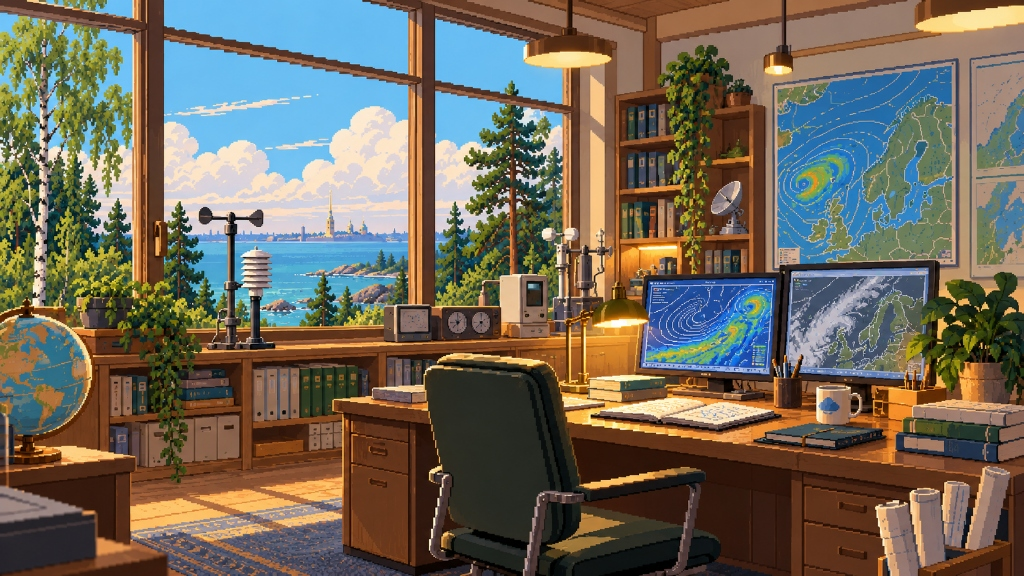
#> input picture design/pixel-art/references/master_26063/ref_office_interior_panoramic.jpg, 1024 x 576 px
$ python build_master_dataset.py
#> lines starting #> are read from the running program, lines starting #| are printed output that depends on the picture
#!/usr/bin/env python3
"""Builds the master high-fidelity training dataset from user-provided canonical reference art.
Extracts semantic crops, portraits, equipment, interiors, and atmospheric weather scenes
with detailed Russian synoptic school captions.
"""
from __future__ import annotations

import os
from pathlib import Path
from PIL import Image

REPO_ROOT = Path(__file__).resolve().parents[3]
REF_DIR = REPO_ROOT / "design/pixel-art/references/master_26063"
OUT_DIR = REPO_ROOT / "datasets/master_style_lora"


def build_dataset() -> list[tuple[str, Image.Image, str]]:
    OUT_DIR.mkdir(parents=True, exist_ok=True)
    samples: list[tuple[str, Image.Image, str]] = []

    # 1. Office Interior
    p1 = REF_DIR / "ref_office_interior_panoramic.jpg"
    if p1.is_file():
        img1 = Image.open(p1)
#> img1 is the input picture: PIL image 1024x576 RGB; mean R, G, B 111.9, 104.5, 90.5
        samples.append((
            "office_interior_full",
            img1.resize((512, 288), Image.Resampling.LANCZOS),
            "<26063_pixel_style>, synoptic office interior, panoramic window overlooking Gulf of Finland, St Petersburg skyline in distance, wooden workstation desk, dual computer monitors displaying isobar weather maps and satellite cloud loops, meteorological barometers and anemometers, cozy warm lighting, birch and pine trees outside, modern high quality pixel art"
        ))
        samples.append((
            "office_desk_monitors",
            img1.crop((550, 200, 1024, 576)).resize((512, 512), Image.Resampling.LANCZOS),
            "<26063_pixel_style>, synoptic workstation desk, dual monitor setup displaying Russian synoptic surface charts with blue and red isobars and satellite meteorology, open weather journal logbook, coffee mug, green desk lamp, indoor plants, detailed pixel art interior"
        ))
        samples.append((
            "office_window_instruments",
            img1.crop((100, 50, 600, 550)).resize((512, 512), Image.Resampling.LANCZOS),
            "<26063_pixel_style>, meteorological instruments on window sill, anemometer, thermometer shelter model, barometer, view of Gulf of Finland and Peter and Paul fortress spire across water, birch and pine branches, fluffy cumulus clouds, peaceful northern summer atmosphere, crisp pixel art"
        ))
        samples.append((
            "office_synoptic_map_wall",
            img1.crop((700, 50, 1000, 350)).resize((512, 512), Image.Resampling.LANCZOS),
            "<26063_pixel_style>, wall-mounted synoptic meteorology charts, northern Europe weather cyclone and anticyclone isobar maps, bookshelf with atmospheric science books, warm hanging lamp, cozy synoptics room pixel art"
        ))

    # 2. Campus Exterior Summer
    p2 = REF_DIR / "ref_campus_exterior_radar_summer.jpg"
    if p2.is_file():
        img2 = Image.open(p2)
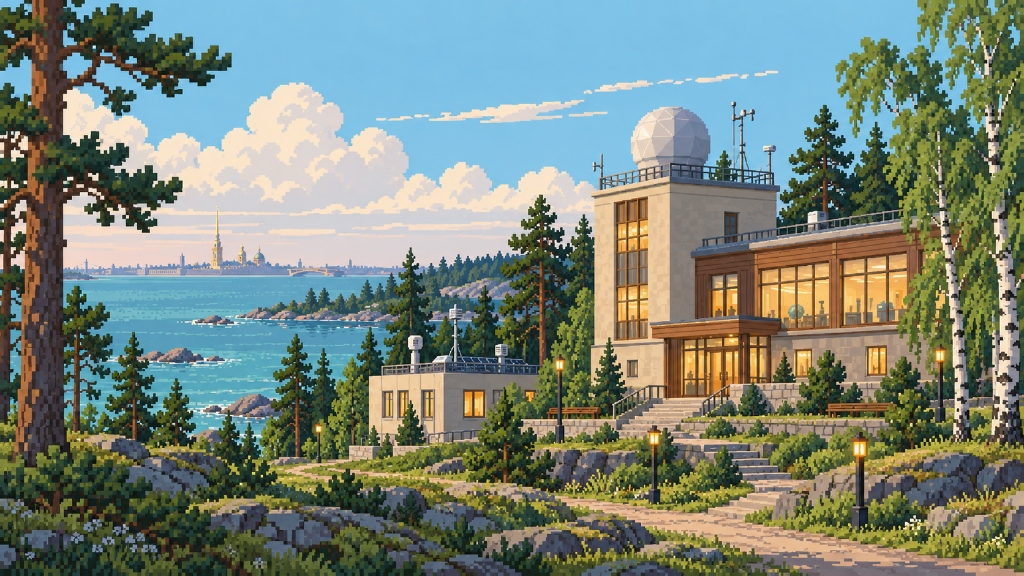
#> input picture design/pixel-art/references/master_26063/ref_campus_exterior_radar_summer.jpg, 1024 x 576 px
#> img2 is the input picture: PIL image 1024x576 RGB; mean R, G, B 121.5, 134.2, 122.7
        samples.append((
            "campus_exterior_full",
            img2.resize((512, 288), Image.Resampling.LANCZOS),
            "<26063_pixel_style>, scientific meteorological station campus on rocky granite shore of Gulf of Finland, weather radar tower with white spherical radome, modern ochre facade building, large illuminated windows, stone staircase, lanterns, pine and birch forest, low horizon with St Petersburg silhouette, pixel art landscape"
        ))
        samples.append((
            "campus_radar_tower",
            img2.crop((550, 100, 1000, 550)).resize((512, 512), Image.Resampling.LANCZOS),
            "<26063_pixel_style>, weather radar tower building, spherical white radome dome, meteorological anemometer mast, ochre and concrete building, large warm glowing windows, granite stone stairs and retaining wall, birch trees, clear northern summer day, detailed pixel art building"
        ))
        samples.append((
            "campus_coastal_path",
            img2.crop((0, 150, 550, 576)).resize((512, 512), Image.Resampling.LANCZOS),
            "<26063_pixel_style>, granite rocky coastline, walking path on shore of Gulf of Finland, northern pine trees, boulders with green moss, warm lantern post, blue sea water, distant coastal buildings, sunny day, pixel art nature"
        ))

    # 3. Stormy Autumn Station
    p3 = REF_DIR / "ref_station_storm_autumn.jpg"
    if p3.is_file():
        img3 = Image.open(p3)
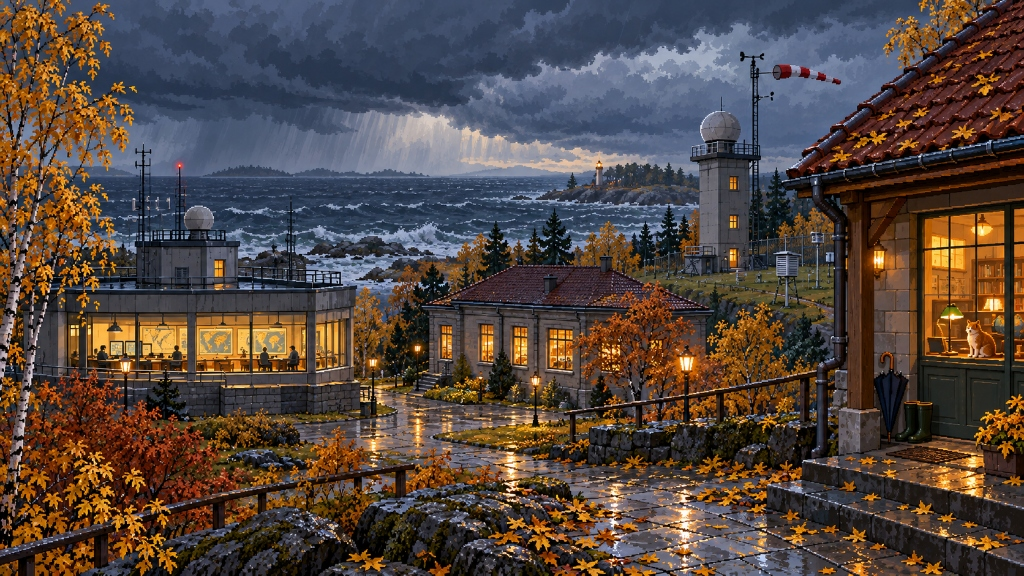
#> input picture design/pixel-art/references/master_26063/ref_station_storm_autumn.jpg, 1024 x 576 px
#> img3 is the input picture: PIL image 1024x576 RGB; mean R, G, B 83.6, 70.6, 64.7
        samples.append((
            "station_storm_autumn_full",
            img3.resize((512, 288), Image.Resampling.LANCZOS),
            "<26063_pixel_style>, stormy autumn evening at coastal meteorological post, dark overcast cumulonimbus clouds, rain squall over rough sea waves, circular glass observation rotunda with warm light and working synopticians, cottage with red tile roof, orange autumn maple leaves on wet stone pavement, striped windsock, radar tower, lighthouse, moody atmospheric pixel art"
        ))
        samples.append((
            "station_observation_rotunda",
            img3.crop((40, 200, 420, 576)).resize((512, 512), Image.Resampling.LANCZOS),
            "<26063_pixel_style>, circular meteorological observation rotunda, panoramic glass bay window, warm interior light, observers analyzing synoptic charts, flat roof with weather radar dome and radio antennas, granite foundation, rough sea with foam in background, golden autumn foliage, pixel art"
        ))
        samples.append((
            "station_autumn_cottage_pavement",
            img3.crop((500, 150, 1024, 576)).resize((512, 512), Image.Resampling.LANCZOS),
            "<26063_pixel_style>, cozy weather station house, red clay tile roof, warm window with ginger cat looking outside, green entrance door with umbrella and rubber boots, fallen golden autumn leaves on wet reflective stone tiles, lantern light, stormy sky, detailed pixel art"
        ))
        samples.append((
            "station_sea_lighthouse_storm",
            img3.crop((350, 200, 800, 500)).resize((512, 512), Image.Resampling.LANCZOS),
            "<26063_pixel_style>, coastal lighthouse on rocky promontory in stormy sea, meteorological radar tower, windsock fluttering in high wind, breaking ocean waves with foam, dark storm clouds, autumn birch trees, pixel art scenery"
        ))

    # 4. Meteo Playground Summer
    p4 = REF_DIR / "ref_meteo_playground_summer.jpg"
    if p4.is_file():
        img4 = Image.open(p4)
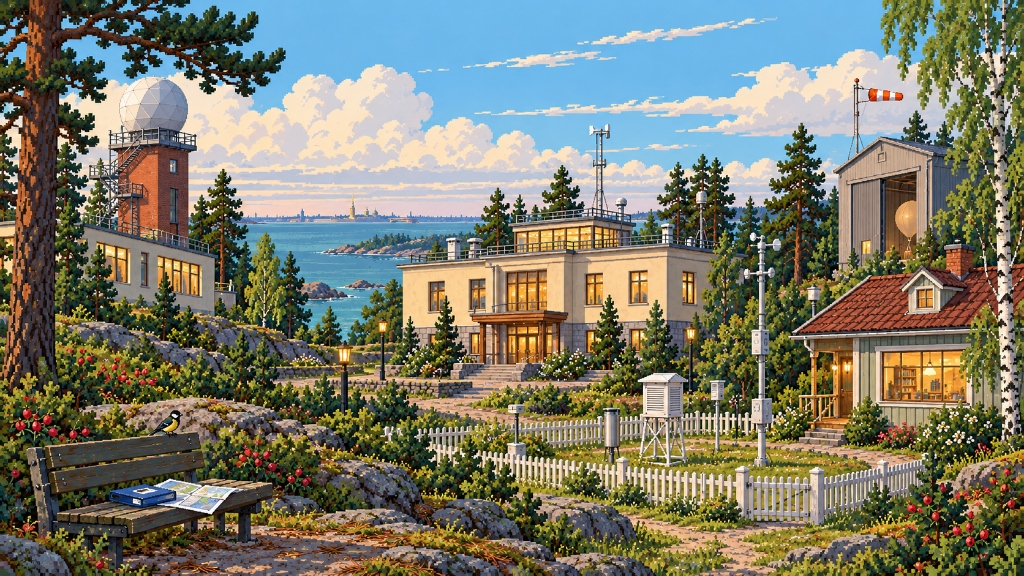
#> input picture design/pixel-art/references/master_26063/ref_meteo_playground_summer.jpg, 1024 x 576 px
#> img4 is the input picture: PIL image 1024x576 RGB; mean R, G, B 123.1, 123.7, 108
        samples.append((
            "meteo_playground_full",
            img4.resize((512, 288), Image.Resampling.LANCZOS),
            "<26063_pixel_style>, standard Russian meteorological observation field, meteoploshchadka, white psychrometric louvered shelter будка Селянинова, Tretyakov precipitation gauge осадкомер Третьякова, Wild wind vane mast, white picket fence, synoptic campus main building with radar tower and aerological sounding balloon hangar in background, bench with synoptic map and bird, sunny summer, pixel art"
        ))
        samples.append((
            "meteo_instruments_field",
            img4.crop((560, 300, 960, 576)).resize((512, 512), Image.Resampling.LANCZOS),
            "<26063_pixel_style>, meteorological observation instruments on grassy field, white louvered thermometer shelter on high stilts, precipitation gauge cylinder, anemometer mast, white picket fence, small weather post cottage with red roof, birch trees, bright daylight, authentic Russian meteorological station, pixel art"
        ))
        samples.append((
            "meteo_radar_and_hangar",
            img4.crop((50, 50, 550, 550)).resize((512, 512), Image.Resampling.LANCZOS),
            "<26063_pixel_style>, tall red-brick radar tower with white spherical radome dome, aerological hangar with weather balloon sounding equipment, birch and pine trees, granite rocks, blue sky with puffy cumulus clouds, scientific meteorological campus, pixel art"
        ))
        samples.append((
            "meteo_bench_atlas",
            img4.crop((0, 350, 400, 576)).resize((512, 512), Image.Resampling.LANCZOS),
            "<26063_pixel_style>, wooden park bench with open synoptic weather map book, tit bird perched on backrest, granite boulders, wild rose bushes with red berries, birch tree trunk, sunny day, charming environmental pixel art"
        ))

    # 5. Characters from Image 5
    p5 = REF_DIR / "ref_station_storm_with_characters.jpg"
    if p5.is_file():
        img5 = Image.open(p5)
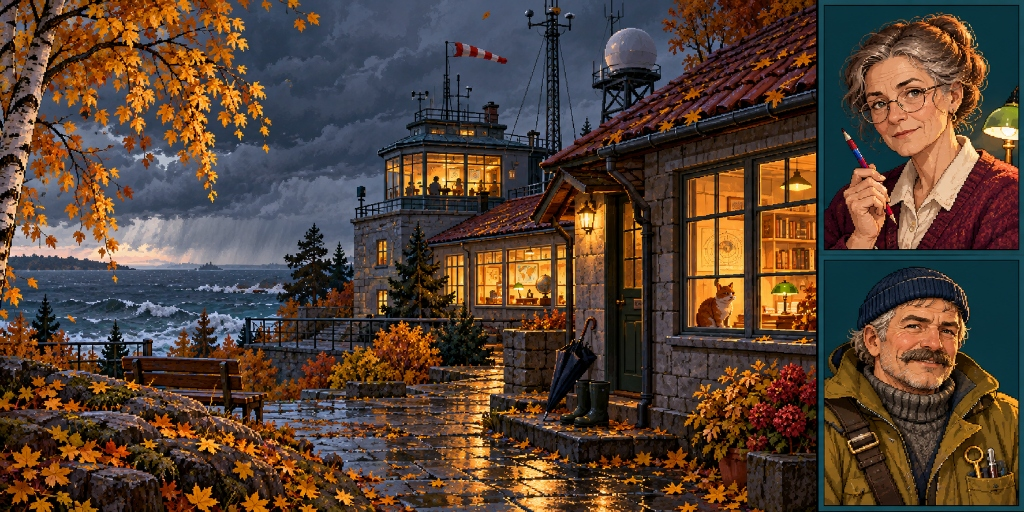
#> input picture design/pixel-art/references/master_26063/ref_station_storm_with_characters.jpg, 1024 x 512 px
#> img5 is the input picture: PIL image 1024x512 RGB; mean R, G, B 85.5, 66, 53.4
        # Senior female synoptician portrait
        p_woman = img5.crop((815, 0, 1024, 256))
        samples.append((
            "char_senior_female_synoptician",
            p_woman.resize((512, 512), Image.Resampling.NEAREST),
            "<26063_character>, <26063_pixel_style>, portrait of senior female chief synoptician, middle-aged woman professor with kind wise expression, round eyeglasses, gray hair tied in elegant bun, holding red and blue meteorological synoptic pencil, cozy burgundy knit cardigan, white collared blouse, green banker desk lamp in warm background, detailed character pixel art portrait"
        ))
        # Tight face crop female synoptician
        samples.append((
            "char_female_synoptician_face",
            p_woman.crop((20, 10, 190, 200)).resize((512, 512), Image.Resampling.NEAREST),
            "<26063_character>, <26063_pixel_style>, close-up face portrait of senior female meteorologist with round spectacles, intelligent kind eyes, smiling warmly, holding red blue synoptic pencil, elegant gray hair, pixel art avatar"
        ))

        # Senior male observer portrait
        p_man = img5.crop((815, 256, 1024, 512))
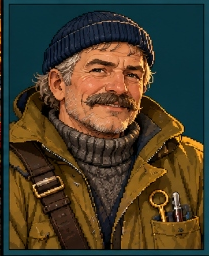
#> p_man: PIL image 209x256 RGB; mean R, G, B 70.9, 61.9, 43.3
        samples.append((
            "char_senior_male_observer",
            p_man.resize((512, 512), Image.Resampling.NEAREST),
            "<26063_character>, <26063_pixel_style>, portrait of senior male meteorological station technician and marine observer, weathered friendly face, thick graying mustache and stubble, dark blue knit watch cap beanie, heavy warm olive waterproof parka coat with pockets holding pens and instruments, dark gray wool turtleneck sweater, detailed character pixel art portrait"
        ))
        # Tight face crop male observer
        samples.append((
            "char_male_observer_face",
            p_man.crop((20, 10, 190, 200)).resize((512, 512), Image.Resampling.NEAREST),
            "<26063_character>, <26063_pixel_style>, close-up face portrait of experienced male weather observer and sea forecaster, mustache, blue beanie hat, warm smile, weather-beaten cheerful face, pixel art avatar"
        ))

    # Add horizontal flips for landscape / architectural samples to enrich diversity
    augmented: list[tuple[str, Image.Image, str]] = []
    for name, im, cap in samples:
        augmented.append((name, im, cap))
        if not name.startswith("char_"):
            flip_im = im.transpose(Image.Transpose.FLIP_LEFT_RIGHT)
            augmented.append((f"{name}_flip", flip_im, cap))
#> this loop made 19 passes
#> name on passes 1 to 12: 'office_interior_full', 'office_desk_monitors', 'office_window_instruments', 'office_synoptic_map_wall', 'campus_exterior_full', 'campus_radar_tower', 'campus_coastal_path', 'station_storm_autumn_full', 'station_observation_rotunda', 'station_autumn_cottage_pavement', 'station_sea_lighthouse_storm', 'meteo_playground_full'
#> pass 1, in build_dataset, `flip_im = im.transpose(Image.Transpose.FLIP_LEFT_RIGHT)`:
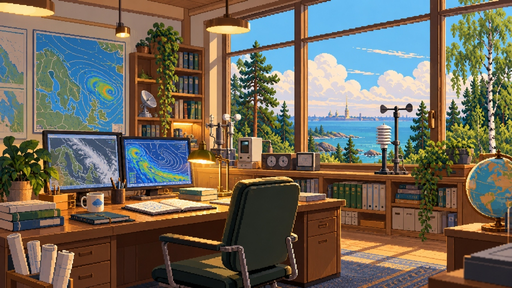
#> flip_im: PIL image 512x288 RGB; mean R, G, B 111.9, 104.5, 90.6
#> after the loop, augmented = 34 items

    for name, im, cap in augmented:
        im_path = OUT_DIR / f"{name}.png"
        txt_path = OUT_DIR / f"{name}.txt"
        im.save(im_path)
        txt_path.write_text(cap, encoding="utf-8")
#> this loop made 34 passes
#> pass 1, in build_dataset, `im.save(im_path)`:
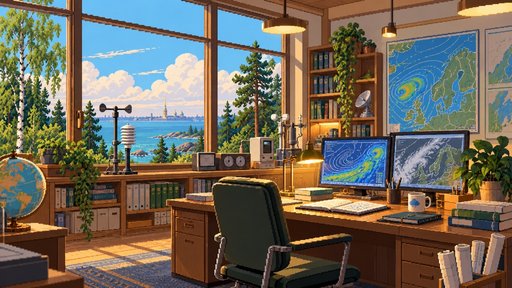
#> saved as office_interior_full.png: PIL image 512x288 RGB; mean R, G, B 111.9, 104.5, 90.6

    return augmented


if __name__ == "__main__":
    items = build_dataset()
#> items = 34 items
    print(f"✅ Successfully prepared {len(items)} master training samples in {OUT_DIR}")
#| ✅ Successfully prepared 34 master training samples in datasets/master_style_lora
